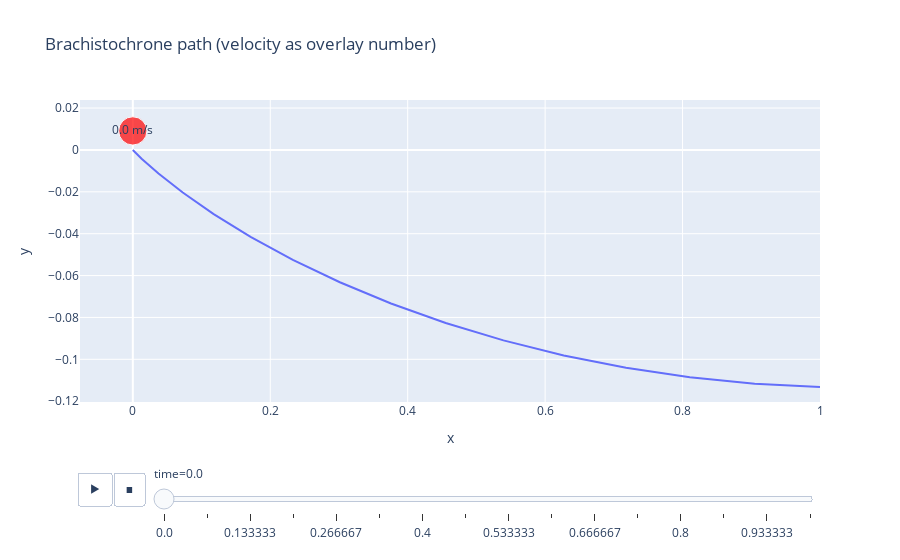

Notebook code for this chart:
### Markdown cell above
### Warning
This plotly animation require some packages to work properly on specific notebooks displayers. 
This version was tested specifically on `jupyter-notebooks==6.1.6` using `plotly==4.14.3`.

### Code cell
# descend animation
radius = 0.05
ball_size = np.repeat(radius, x.size)
animation = px.scatter(solution_data, 
                       x='x', 
                       y=solution_data.y+radius/5.5,
                       animation_frame='time',
                       text='velocity',
                       size=ball_size,
                       title="Brachistochrone path (velocity as overlay number)")
animation.add_traces(px.line(solution_data, x='x', y='y').data[0])
animation.update_traces(marker_color='red')
animation.show()

### Figure 1 — Plotly figure (JSON) as saved in the notebook; plotly's stock layout.template omitted (floating-point values rounded to 4 significant figures)
{"data": [{"hovertemplate": "time=0.0<br>x=%{x}<br>y=%{y}<br>size=%{marker.size}<br>velocity=%{text}<extra></extra>", "legendgroup": "", "marker": {"color": "red", "size": [0.05], "sizemode": "area", "sizeref": 0.000125, "symbol": "circle"}, "mode": "markers+text", "name": "", "orientation": "v", "showlegend": false, "text": ["0.0 m/s"], "type": "scatter", "x": [0], "xaxis": "x", "y": [0.009091], "yaxis": "y"}, {"hovertemplate": "x=%{x}<br>y=%{y}<extra></extra>", "legendgroup": "", "line": {"color": "#636efa", "dash": "solid"}, "marker": {"color": "red"}, "mode": "lines", "name": "", "orientation": "v", "showlegend": false, "type": "scatter", "x": [0, 0.01281, 0.03738, 0.07268, 0.1177, 0.1714, 0.2329, 0.3013, 0.3757, 0.4553, 0.5394, 0.6271, 0.7177, 0.8106, 0.9049, 1], "xaxis": "x", "y": [0, -0.00416, -0.01127, -0.02035, -0.03063, -0.04151, -0.05249, -0.0632, -0.07333, -0.08265, -0.09096, -0.09813, -0.104, -0.1085, -0.1116, -0.1132], "yaxis": "y"}], "layout": {"legend": {"itemsizing": "constant", "tracegroupgap": 0}, "sliders": [{"active": 0, "currentvalue": {"prefix": "time="}, "len": 0.9, "pad": {"b": 10, "t": 60}, "steps": [{"args": [["0.0"], {"frame": {"duration": 0, "redraw": false}, "fromcurrent": true, "mode": "immediate", "transition": {"duration": 0, "easing": "linear"}}], "label": "0.0", "method": "animate"}, {"args": [["0.066667"], {"frame": {"duration": 0, "redraw": false}, "fromcurrent": true, "mode": "immediate", "transition": {"duration": 0, "easing": "linear"}}], "label": "0.066667", "method": "animate"}, {"args": [["0.133333"], {"frame": {"duration": 0, "redraw": false}, "fromcurrent": true, "mode": "immediate", "transition": {"duration": 0, "easing": "linear"}}], "label": "0.133333", "method": "animate"}, {"args": [["0.2"], {"frame": {"duration": 0, "redraw": false}, "fromcurrent": true, "mode": "immediate", "transition": {"duration": 0, "easing": "linear"}}], "label": "0.2", "method": "animate"}, {"args": [["0.266667"], {"frame": {"duration": 0, "redraw": false}, "fromcurrent": true, "mode": "immediate", "transition": {"duration": 0, "easing": "linear"}}], "label": "0.266667", "method": "animate"}, {"args": [["0.333333"], {"frame": {"duration": 0, "redraw": false}, "fromcurrent": true, "mode": "immediate", "transition": {"duration": 0, "easing": "linear"}}], "label": "0.333333", "method": "animate"}, {"args": [["0.4"], {"frame": {"duration": 0, "redraw": false}, "fromcurrent": true, "mode": "immediate", "transition": {"duration": 0, "easing": "linear"}}], "label": "0.4", "method": "animate"}, {"args": [["0.466667"], {"frame": {"duration": 0, "redraw": false}, "fromcurrent": true, "mode": "immediate", "transition": {"duration": 0, "easing": "linear"}}], "label": "0.466667", "method": "animate"}, {"args": [["0.533333"], {"frame": {"duration": 0, "redraw": false}, "fromcurrent": true, "mode": "immediate", "transition": {"duration": 0, "easing": "linear"}}], "label": "0.533333", "method": "animate"}, {"args": [["0.6"], {"frame": {"duration": 0, "redraw": false}, "fromcurrent": true, "mode": "immediate", "transition": {"duration": 0, "easing": "linear"}}], "label": "0.6", "method": "animate"}, {"args": [["0.666667"], {"frame": {"duration": 0, "redraw": false}, "fromcurrent": true, "mode": "immediate", "transition": {"duration": 0, "easing": "linear"}}], "label": "0.666667", "method": "animate"}, {"args": [["0.733333"], {"frame": {"duration": 0, "redraw": false}, "fromcurrent": true, "mode": "immediate", "transition": {"duration": 0, "easing": "linear"}}], "label": "0.733333", "method": "animate"}, {"args": [["0.8"], {"frame": {"duration": 0, "redraw": false}, "fromcurrent": true, "mode": "immediate", "transition": {"duration": 0, "easing": "linear"}}], "label": "0.8", "method": "animate"}, {"args": [["0.866667"], {"frame": {"duration": 0, "redraw": false}, "fromcurrent": true, "mode": "immediate", "transition": {"duration": 0, "easing": "linear"}}], "label": "0.866667", "method": "animate"}, {"args": [["0.933333"], {"frame": {"duration": 0, "redraw": false}, "fromcurrent": true, "mode": "immediate", "transition": {"duration": 0, "easing": "linear"}}], "label": "0.933333", "method": "animate"}, {"args": [["1.0"], {"frame": {"duration": 0, "redraw": false}, "fromcurrent": true, "mode": "immediate", "transition": {"duration": 0, "easing": "linear"}}], "label": "1.0", "method": "animate"}], "x": 0.1, "xanchor": "left", "y": 0, "yanchor": "top"}], "title": {"text": "Brachistochrone path (velocity as overlay number)"}, "updatemenus": [{"buttons": [{"args": [null, {"frame": {"duration": 500, "redraw": false}, "fromcurrent": true, "mode": "immediate", "transition": {"duration": 500, "easing": "linear"}}], "label": "&#9654;", "method": "animate"}, {"args": [[null], {"frame": {"duration": 0, "redraw": false}, "fromcurrent": true, "mode": "immediate", "transition": {"duration": 0, "easing": "linear"}}], "label": "&#9724;", "method": "animate"}], "direction": "left", "pad": {"r": 10, "t": 70}, "showactive": false, "type": "buttons", "x": 0.1, "xanchor": "right", "y": 0, "yanchor": "top"}], "xaxis": {"anchor": "y", "domain": [0, 1], "title": {"text": "x"}}, "yaxis": {"anchor": "x", "domain": [0, 1], "title": {"text": "y"}}}}
